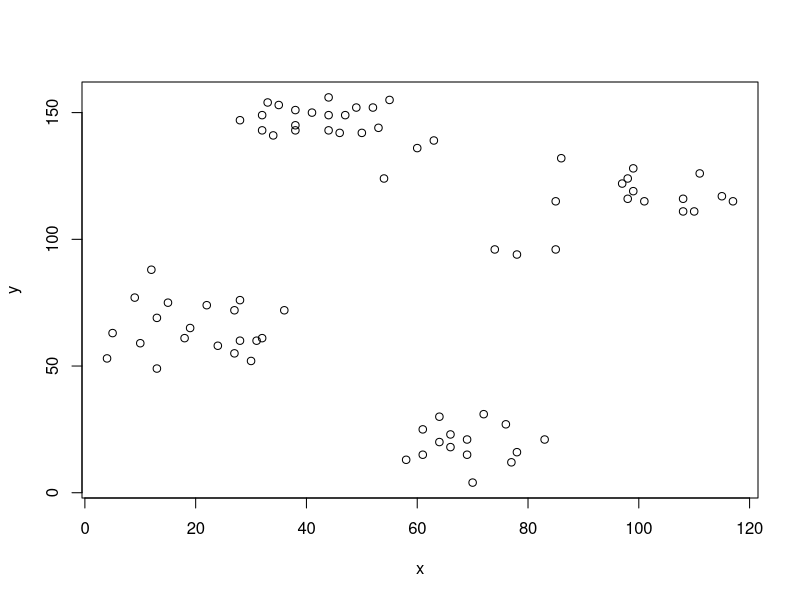
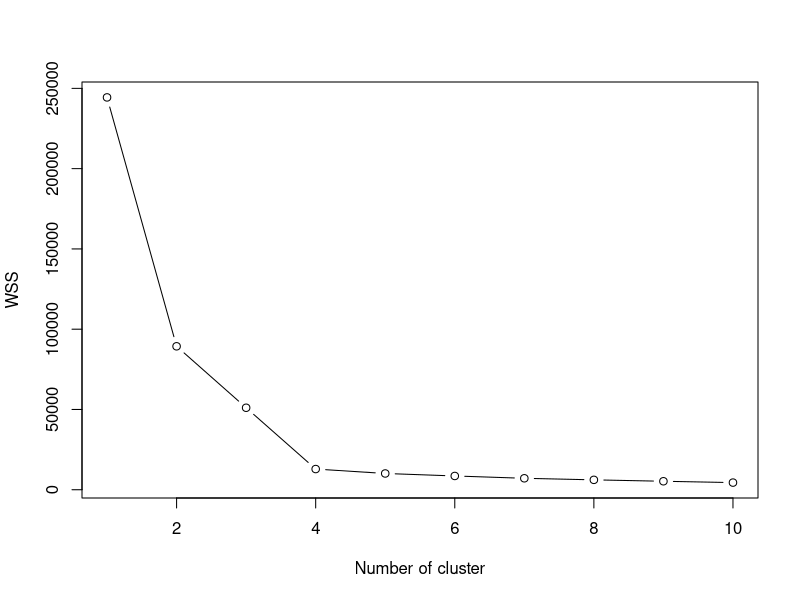
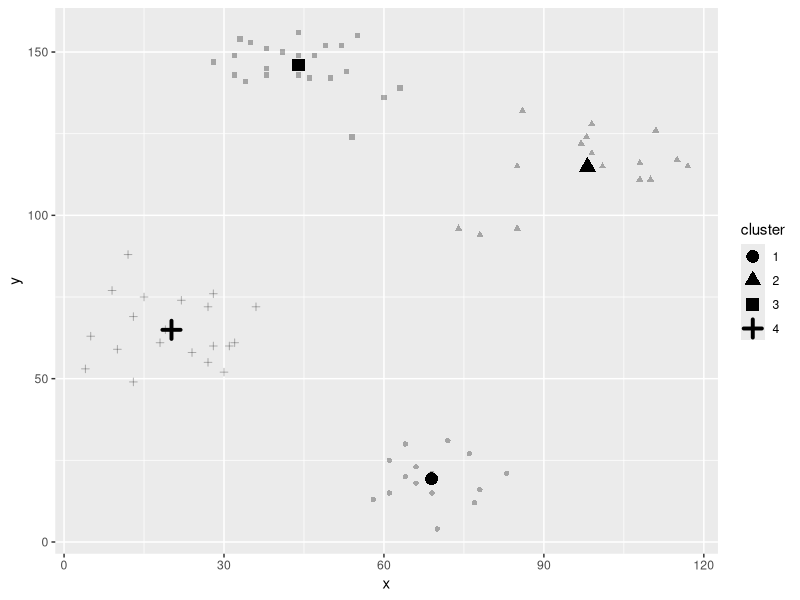

Here is the R script that generated these plots, in order:
# Import library
library(plyr)
library(tidyr)
library(ggplot2) 
library(cluster) 
library(graphics)

# Check what dataset available
data()
## we can see ruspini is in our dataset library

# Import dataset
data("ruspini")
attach(ruspini)
rus = ruspini
summary(rus)
plot(rus)
## Basic overview of the ruspini dataset and seems we need just a few centriods

# Determine the value of k, number of centriods/clusters
# A reasonable guess after looking at the plot, k should be less than 10
wss <- numeric(10)
for(k in 1:10) wss[k] <- sum(kmeans(rus, centers = k, nstart = 30)$withinss)
plot (1:10, wss, type = "b", xlab = "Number of cluster", ylab = "WSS")
## Look at the plot we can easily tell that we should choose 4 centriods, as the value of WSS do not decrease in any significant amount. (i.e. spotting the elbow)
## It is safe to justify that clustering the ruspini dataset in to 4 clusters would be an efficient and concise enough to explain the dataset insight

# Cluster the ruspini dataset into 4 cluster by kmeans algo, with iteration = 30
km <- kmeans(rus, centers = 4, nstart = 30)
rus$cluster<- factor(km$cluster) #merge the cluster no into the table
head(rus)

# Look at the four centriods location
centers <- data.frame(cluster =factor(1:4), km$centers)
centers

# Interpretation the clusters
km$size
## The cluster size is quite balanced, meaning extreme outlier doesn't exist
# Visualize the findings
Final <- ggplot(data = rus, aes(x=x, y=y, shape=cluster))+
  geom_point(alpha=.3)+
  geom_point(data=centers, aes(x=x, y=y), size=3,stroke=2)
Final
## A nice four clusters are shown on the graph
